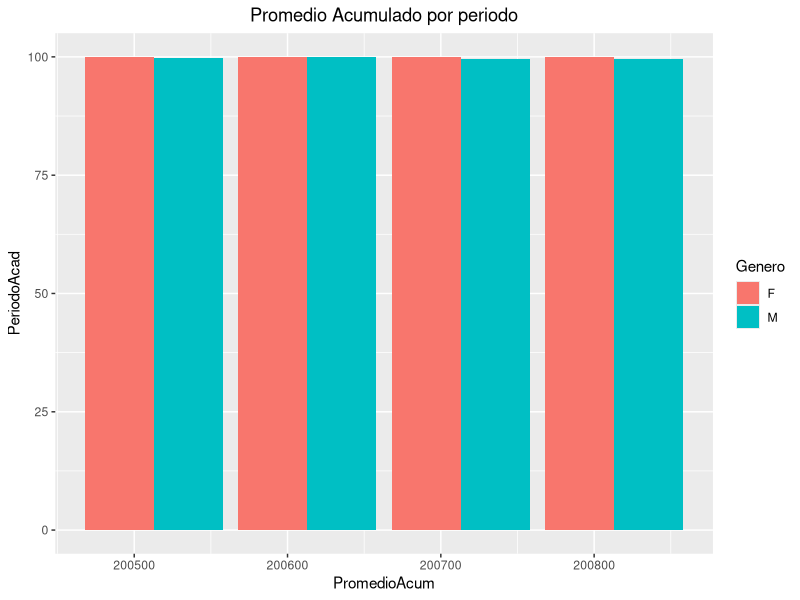

This figure's R source:
setwd('C:/Users/a.de.la.cruz/Documents/tallerR/datasets')
dir()

library(ggplot2)

infoAcad <- read.csv('InfoAcad_gg.csv')
infoAcad <- infoAcad[,c("PeriodoAcad", "Genero", "PromedioAcum")]

ggplot(data=infoAcad, 
       aes(fill=factor(infoAcad$Genero), 
           x=infoAcad$PeriodoAcad, 
           y=infoAcad$PromedioAcum)) + geom_bar(
             stat="identity", 
             position = "dodge") + xlab("PromedioAcum") + ylab("PeriodoAcad") +guides(fill=guide_legend(title="Genero")) + ggtitle("Promedio Acumulado por periodo")  + theme(plot.title = element_text(hjust = 0.5))
